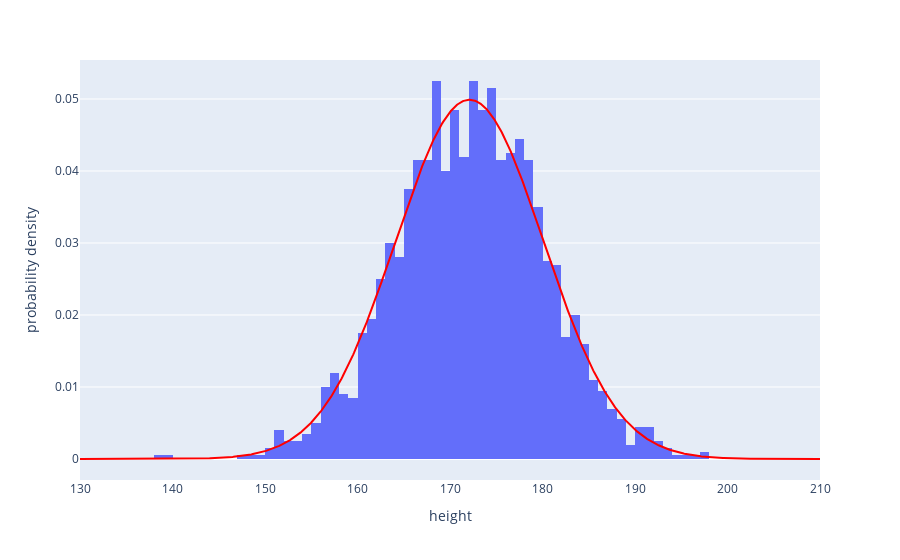

Notebook code for this chart:
### Code cell
# plotly version:
fig1 = px.histogram(hw, x='height', histnorm='probability density')
fig2 = px.line(x=x, y=y, color_discrete_sequence=['red'])
fig1.add_traces(fig2.data)

### Figure 1 — Plotly figure (JSON) as saved in the notebook; plotly's stock layout.template omitted (floating-point values rounded to 4 significant figures; data arrays with more than 128 entries replaced by an {"elided": "..."} marker saying what was removed)
{"data": [{"alignmentgroup": "True", "bingroup": "x", "histnorm": "probability density", "hovertemplate": "height=%{x}<br>probability density=%{y}<extra></extra>", "legendgroup": "", "marker": {"color": "#636efa", "pattern": {"shape": ""}}, "name": "", "offsetgroup": "", "orientation": "v", "showlegend": false, "type": "histogram", "x": {"elided": "2000 float values"}, "xaxis": "x", "yaxis": "y"}, {"hovertemplate": "x=%{x}<br>y=%{y}<extra></extra>", "legendgroup": "", "line": {"color": "red", "dash": "solid"}, "marker": {"symbol": "circle"}, "mode": "lines", "name": "", "orientation": "v", "showlegend": false, "type": "scatter", "x": {"elided": "1000 float values"}, "xaxis": "x", "y": {"elided": "1000 float values"}, "yaxis": "y"}], "layout": {"autosize": true, "barmode": "relative", "legend": {"tracegroupgap": 0}, "margin": {"t": 60}, "xaxis": {"anchor": "y", "autorange": true, "domain": [0, 1], "range": [130, 210], "title": {"text": "height"}, "type": "linear"}, "yaxis": {"anchor": "x", "autorange": true, "domain": [0, 1], "range": [-0.002917, 0.05542], "title": {"text": "probability density"}, "type": "linear"}}}
